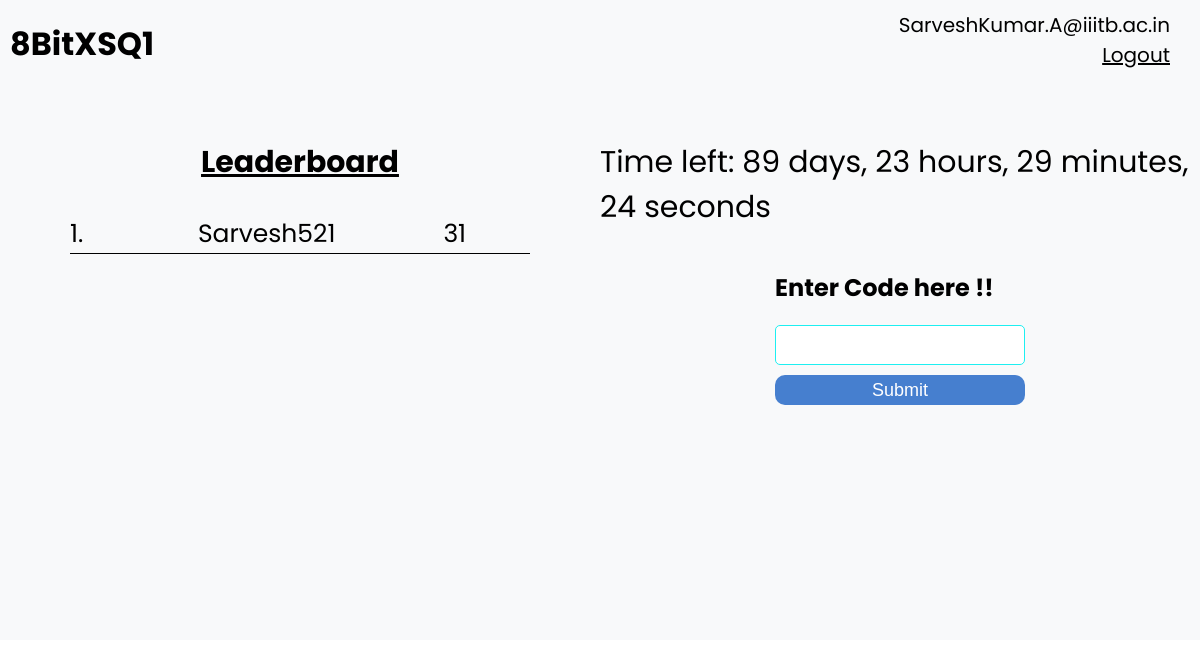
The page /participant (signed in) on the database as committed earlier.
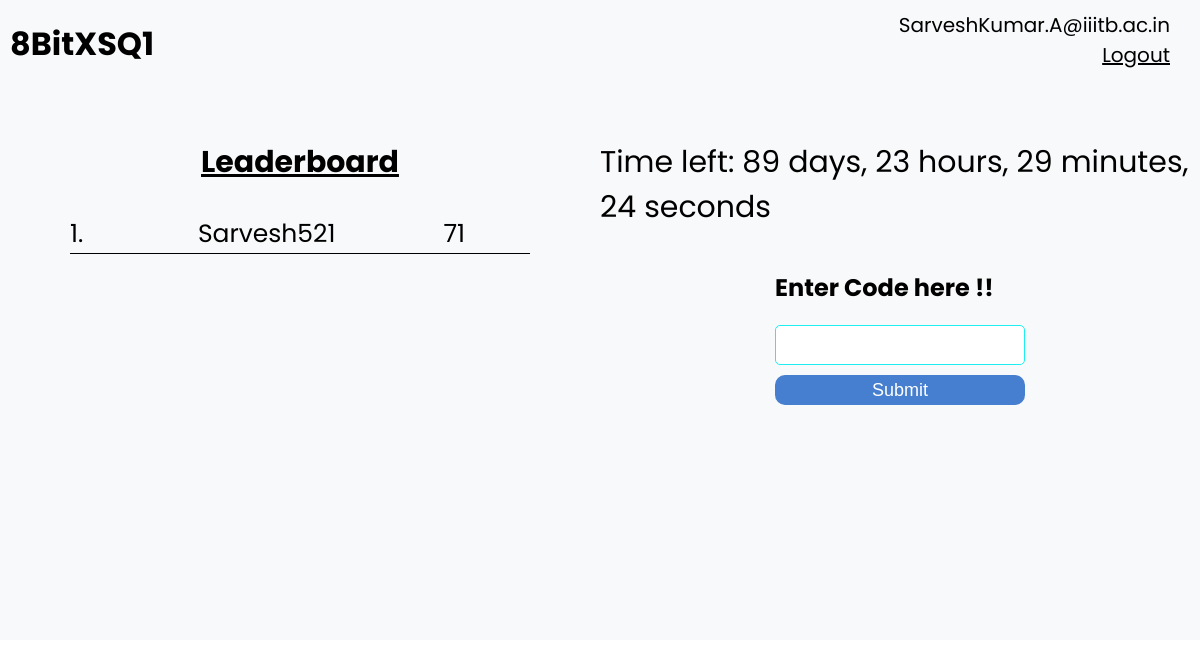
The same page on the database as committed later.
### base/models.py (models this page shows)
class User(AbstractUser):
    email = models.EmailField(unique=True, null=True)
    phone_number = models.IntegerField(null=True)
    username = models.CharField(unique=True, max_length=100, null=True)
    gold = models.IntegerField(default=0)
    sand = models.DateTimeField(default=datetime(2025, 7, 30, 19, 30, 0))
    USERNAME_FIELD = "email"
    REQUIRED_FIELDS = ["username"]
    def __str__(self) -> str:
        return str(self.email)

### base/views.py (the view, shortened to what this page needs)
# urls.py: path('participant',views.participant_home,name="participant_home"),
def participant_home(request):
    da = datetime.now()
    user_1 = User.objects.get(email=str(request.user))
    timezone = user_1.sand.tzinfo
    da = da.replace(tzinfo=timezone)
    flag = da < user_1.sand
    users = User.objects.all().order_by("-gold").values()
    context = {
        "users": users,
        "user_1": user_1,
        "curr_date_time": str(user_1.sand.month)
        + " "
        + str(user_1.sand.day)
        + ","
        + str(user_1.sand.year)
        + " "
        + str(user_1.sand.hour)
        + ":"
        + str(user_1.sand.minute)
        + ":"
        + str(user_1.sand.second),
        "flag": flag,
    }
    return render(request, "participant_home.html", context)

### base/templates/participant_home.html (shortened to what this page needs)
{% include 'participant_main.html' %}
<div class="screen">
    {% block content %}
    {% if request.user.is_authenticated %}
    <div class="participant-left">
        <h3 class="LeaderBoard-heading">Leaderboard</h3>
        <div class="LeaderBoard">
            {% for user in users %}
            <div class="ranking">
                <p class="rank">{{ forloop.counter }}. &nbsp;&nbsp;&nbsp; <span class="ranking-name">
                        {{ user.username }}</span> &nbsp;&nbsp;&nbsp;{{ user.gold }}</h1>
            </div>
            {% endfor %}
        </div>
    </div>
    <div class="participant-right">
        <div>
            <div id="countdown-box"></div>
            {% endif %}
            {% endblock content %}
        </div>
        {% if flag %}
        <div class="code-input-box">
            <h2>Enter Code here !!</h2>
            <form method="post" action="{% url 'participant_home' %}">
                <input type="text" id="text_input" name="text_input" required>
                <br>
                <button type="submit" class="btn">Submit</button>
            </form>
        </div>
        {% endif %}
    </div>
</div>

### base/templates/participant_navbar.html (shortened to what this page needs)
<div class="home-container-participant">
   <a href="{% url 'participant_home' %}" class="heading-participant"><h1>8BitXSQ1</h1></a>
   <div class="nav-right">
       {% if request.user.is_authenticated %}
       <h1 class="hello-text">{{request.user}}</h1>
       <a href="{% url 'logout' %}" class="logout-button">Logout</a>
       {% else %}
       <a href="{% url 'login' %}">Login</a>
       {% endif %}
   </div>
</div>

Rows that differ between the two databases and show on the page:
changed User "Sarvesh521": gold "31" → "71"
